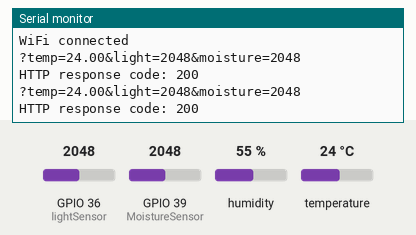
A sketch run on a simulated ESP32. On the bench: the last lines printed to the serial monitor. The test bench sets the inputs (shaded band); at power-on: temperature 24 °C, GPIO 36 (lightSensor) = 2048, GPIO 39 (MoistureSensor) = 2048, humidity 55 %. WiFi joins after 1.5 s; servers stay silent unless stated; uploads are accepted with an empty reply.

Above: at 2.7 s.
2.8 s: temperature set to 12 °C
At 3.08 s:
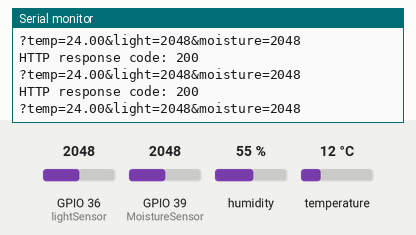
4.3 s: GPIO 36 (lightSensor) set to 2866
At 5.7 s:
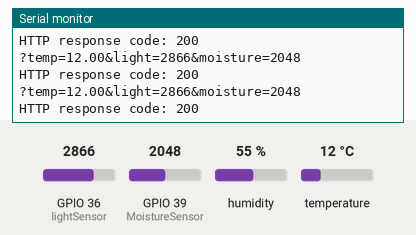
5.8 s: GPIO 39 (MoistureSensor) set to 2866
At 7.1 s:
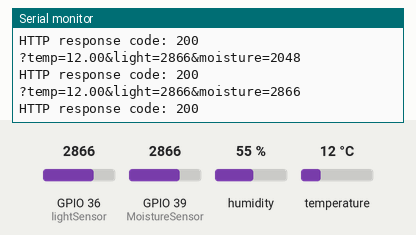
7.3 s: temperature set to 19 °C
At 8.5 s:
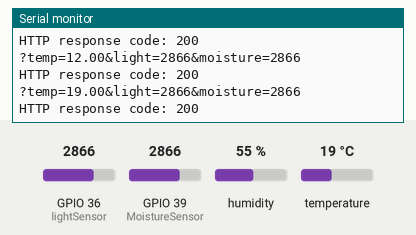
8.8 s: GPIO 36 (lightSensor) set to 3972
At 9.9 s:
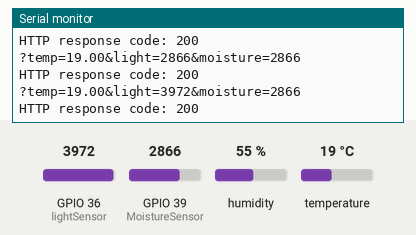
10.3 s: GPIO 39 (MoistureSensor) set to 3972
At 12.1 s:
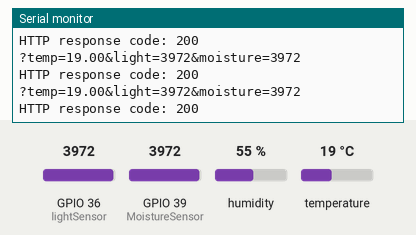
Timing chart, 0 to 12.8 s (numbered marks = the images above; inputs shaded):
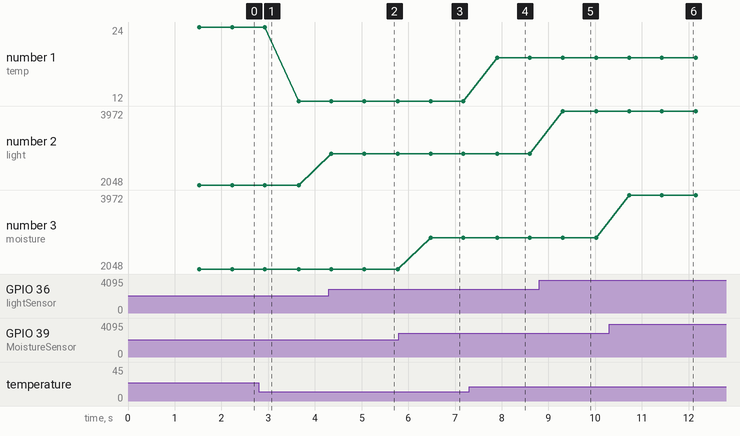

Measured:
- after the input at 4.3 s, the serial monitor: prints a new line after 0.05 s (image 2)
- after the input at 5.8 s, the serial monitor: prints a new line after 0.68 s (image 3)
- after the input at 7.3 s, the serial monitor: prints a new line after 0.60 s (image 4)
- after the input at 8.8 s, the serial monitor: prints a new line after 0.50 s (image 5)
- after the input at 10.3 s, the serial monitor: prints a new line after 0.43 s (image 6)
- plotted number 1: 24 → 12 after the input at 2.8 s, 12 → 19 after the input at 7.3 s
- plotted number 2: 2048 → 2866 after the input at 4.3 s, 2866 → 3972 after the input at 8.8 s

The sketch:

esp32.ino
```cpp
#include <WiFi.h>
#include <HTTPClient.h>
#include <ArduinoJson.h>
#include <DHT.h>

#define dhtPin 16
#define DHTTYPE DHT11
DHT dht(dhtPin, DHTTYPE);

#define lightSensor 36
#define MoistureSensor 39
#define pumpPin 15

#define TEMP_CONTROL 1
#define MOISTURE_CONTROL 2
#define SHABBAT 3
#define MANUAL 4

int currentState = MANUAL;
unsigned long lastUpdate = 0;
extern WiFiClient client;

const char* serverStateURL = "http://10.9.1.10:3004/state";

bool manualPumpOn = false;
bool isPumpRunning = false;

void controlPump(bool turnOn) {
  if (turnOn && !isPumpRunning) {
    Serial.println("Pump ON");
    isPumpRunning = true;
  } else if (!turnOn && isPumpRunning) {
    Serial.println("Pump OFF");
    isPumpRunning = false;
  }
}

void fetchStateFromServer() {
  if (millis() - lastUpdate >= 600000) {
    lastUpdate = millis();
    HTTPClient http;
    http.begin(client, serverStateURL);
    int httpResponseCode = http.GET();
    if (httpResponseCode > 0) {
      String payload = http.getString();
      StaticJsonDocument<200> doc;
      if (deserializeJson(doc, payload) == DeserializationError::Ok) {
        currentState = doc["state"];
      }
    }
    http.end();
  }
}

void handleState(float temp, int moisture) {
  switch (currentState) {
    case TEMP_CONTROL:
      controlPump(temp > 25.0);
      break;
    case MOISTURE_CONTROL:
      controlPump(moisture < 500);
      break;
    case SHABBAT: {
      struct tm timeinfo;
      if (getLocalTime(&timeinfo)) {
        controlPump(timeinfo.tm_hour >= 18 && timeinfo.tm_hour < 22);
      }
      break;
    }
    case MANUAL:
      controlPump(manualPumpOn);
      break;
  }
}

void setup() {
  Serial.begin(115200);
  WiFi_SETUP();
  dht.begin();
}

void loop() {
  fetchStateFromServer();
  float temp = dht.readTemperature();
  int moisture = analogRead(MoistureSensor);
  sendData(temp, analogRead(lightSensor), moisture);
  handleState(temp, moisture);
  delay(500);
}
```

k11WiFiSetup.ino
```cpp
#include <WiFi.h>
#include <WiFiClient.h>
#include <HTTPClient.h>

const char* ssid = "Kinneret College";
const char* serverDataURL = "http://10.9.1.10:3004/esp";

WiFiClient client;

void WiFi_SETUP() {
  WiFi.begin(ssid);
  while (WiFi.status() != WL_CONNECTED) {
    delay(500);
    Serial.print(".");
  }
  Serial.println("\nWiFi connected");
}

void sendData(float temp, int light, int moisture) {
  HTTPClient http;
  String dataUrl = "?temp=" + String(temp) + "&light=" + String(light) + "&moisture=" + String(moisture);
  http.begin(client, serverDataURL + dataUrl);
  Serial.println(dataUrl);
  int httpCode = http.GET();
  if (httpCode == HTTP_CODE_OK) {
    Serial.print("HTTP response code: ");
    Serial.println(httpCode);
  } else {
    Serial.print("HTTP Error: ");
    Serial.println(httpCode);
  }
  http.end();
}
```
